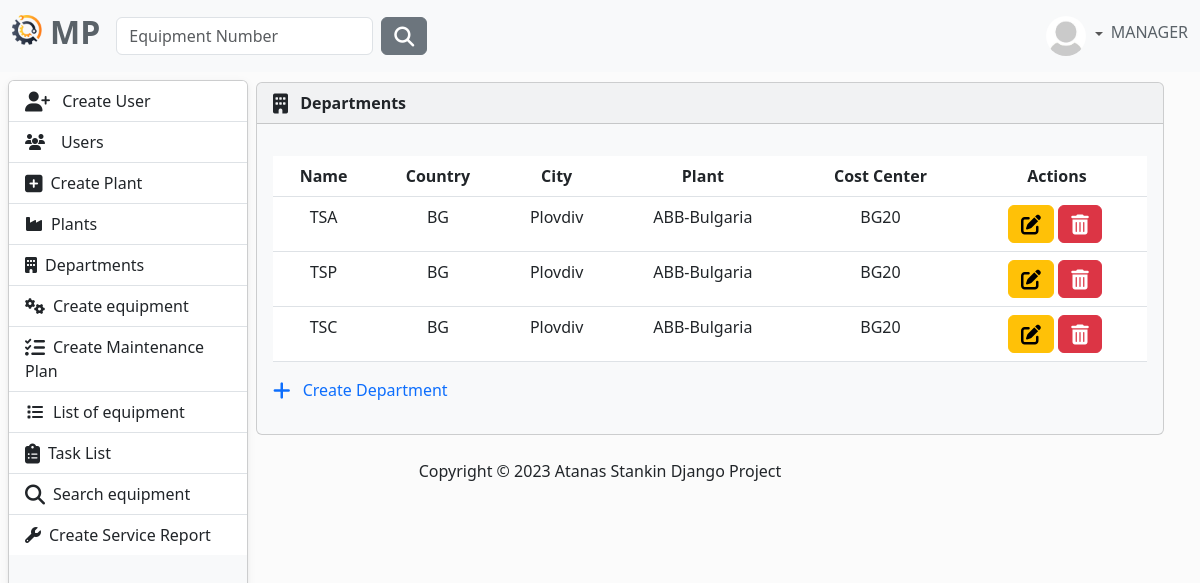
The app's page /plant/department-list/ (signed in) with its own data.
### MaintenancePlanner/accounts/models.py (models this page shows, shortened)
class AppUser(AbstractUser, PermissionsMixin):
    username = models.CharField(
        max_length=30,
        validators=[
            MinLengthValidator(4),
        ],
        unique=True,
    )
    first_name = models.CharField(
        max_length=30,
        validators=[
            MinLengthValidator(2),
            user_name_validator,
        ]
    )
    last_name = models.CharField(
        max_length=30,
        validators=[
            MinLengthValidator(2),
            user_name_validator,
        ]
    )
    email = models.EmailField(unique=True)
    class Role(models.TextChoices):
        MANAGER = "MANAGER", 'Manager'
        SUPERVISOR = "SUPERVISOR", 'Supervisor'
        OPERATOR = "OPERATOR", 'Operator'
    role = models.CharField(max_length=50, choices=Role.choices)

class Profile(models.Model):
    user = models.OneToOneField(AppUser, on_delete=models.CASCADE)
    image = models.ImageField(
        default='images/default.jpg',
        null=True,
        blank=True,
        upload_to='images/'
    )

### MaintenancePlanner/plant/models.py (models this page shows, shortened)
class Department(models.Model):
    name = models.CharField(
        max_length=30,
    )
    plant = models.ForeignKey(
        to=Plant,
        on_delete=models.CASCADE,
    )

class Plant(models.Model):
    name = models.CharField(
        max_length=30,
    )
    country = models.CharField(
        max_length=30,
    )
    city = models.CharField(
        max_length=30,
    )
    address = models.CharField(
        max_length=50,
    )
    cost_center = models.CharField(
        max_length=10,
        verbose_name='Cost Center'
    )
    def __str__(self):
        return f'{self.cost_center}'

### MaintenancePlanner/plant/views.py (the view)
# urls.py: path('department-list/', DepartmentListVie.as_view(), name='department-list'),
class DepartmentListVie(LoginRequiredMixin, AllowedUsersMixin, ListView):
    allowed_roles = ['MANAGER', 'SUPERVISOR']
    template_name = 'department/department-list.html'
    model = Department
    context_object_name = 'departments'

### MaintenancePlanner/accounts/mixins.py (called while the page is built)
    def dispatch(self, request, *args, **kwargs):
        if request.user.role in self.allowed_roles:
            return super().dispatch(request, *args, **kwargs)
        else:
            return redirect('home-page')

### MaintenancePlanner/plant/templates/department/department-list.html (shortened to what this page needs)
{% extends "base.html" %}
{% load plant_tags %}
{% block content %}
    <div class="card bg-light ms-1 me-4 mb-4 mt-0">
        <div class="card-header">
            <i class="fa-solid fa-building fa-lg me-2"></i>
            <strong>Departments</strong>
        </div>
        <div class="card-body">
            <p class="card-text">
                {% if departments %}
                    <div class="table-responsive">
                    <table class="table table-hover">
                        <thead class="text-center">
                        <tr>
                            <th scope="col">Name</th>
                            <th scope="col">Country</th>
                            <th scope="col">City</th>
                            <th scope="col">Plant</th>
                            <th scope="col">Cost Center</th>
                            <th scope="col">Actions</th>
                        </tr>
                        </thead>
                        <tbody class="text-center">
                        {% for department in  departments %}
                            <tr>
                                <td>
                                    {{ department.name }}
                                </td>
                                <td>
                                    {{ department.plant.country }}
                                </td>
                                <td>
                                    {{ department.plant.city }}
                                </td>
                                <td>
                                    {{ department.plant.name }}
                                </td>
                                <td>
                                    {{ department.plant.cost_center }}
                                </td>
                                <td>
                                    <a class="btn btn-warning" href="{% url 'update-department' department.id %}">
                                        <i class="fa-solid fa-pen-to-square fa-lg"></i>
                                    </a>
                                    <button type="button" class="btn btn-danger me-1"
                                            href="{% url 'delete-department' department.id %}"
                                            data-bs-toggle="modal"
                                            data-bs-target="#myModal2{{ department.id }}">
                                        <i class="fa-solid fa-trash-can fa-lg"></i>
                                    </button>
                                </td>
                            </tr>
                        {% endfor %}
                        </tbody>
                    </table>
                {% else %}
                    <div class="row justify-content-center">
                        <div class="col-md-6 text-center">
                            <h5 class="alert alert-primary ms-4 me-4">There is no departments in the record </h5>
                        </div>
                    </div>
                {% endif %}
                {% if request.user.role == 'MANAGER' or request.user.role == 'SUPERVISOR' %}
                    <a class="link-primary text-decoration-none" href="{% url 'create-department' %}">
                        <i class="fa-solid fa-plus fa-lg me-2"></i>
                        Create Department
                    </a>
                {% endif %}
                </div>
            </p>
        </div>
    </div>
{% endblock %}

### templates/partials/navbar.html (shortened to what this page needs)
{% load static %}
<nav class="navbar navbar-expand-lg bg-light fixed-top" data-bs-theme="light">
    <div class="container-fluid">
        <a class="navbar-brand" href="{% url 'home-page' %}">
            <ul class="navbar-nav ms-auto d-flex flex-row">
                <li><img class="logo me-2" src="{% static 'img/logo.png' %}" alt="logo" height="30"></li>
                <li><h2 style="color: #5a6268; font-weight: bold">MP</h2></li>
            </ul>
        </a>
        <div class="collapse navbar-collapse" id="navbarColor01">
            {% if user.is_authenticated %}
                <form class="d-flex" method=POST action="{% url 'search-equipment' %}">
                    <input class="form-control me-sm-2" type="search" placeholder="Equipment Number"
                           name="number">
                    <button class="btn btn-secondary my-2 my-sm-0" type="submit"><i
                            class="fa-solid fa-magnifying-glass fa-lg"></i></button>
                </form>
            {% endif %}
            <ul class="navbar-nav ms-auto d-flex flex-row">
                {% if not request.user.is_authenticated %}
                    <li class="nav-item">
                        <a class="nav-link" href="{% url 'login' %}"><i
                                class="fa-solid fa-right-to-bracket fa-lg me-2"></i>Sig In
                        </a>
                    </li>
                {% else %}
                    <li class="nav-item dropdown d-flex align-items-center">
                        <div class="btn-group dropdown">
                            <a class="nav-link dropdown-toggle" data-bs-toggle="dropdown" href="#" role="button"
                               aria-haspopup="true" aria-expanded="false">
                                {% if user.profile.image %}
                                    <img src="{{ user.profile.image.url }}" class="rounded-circle" height="40"
                                         loading="lazy"/>
                                {% else %}
                                    <img src="{% static 'img/profile-img.png' %}" class="rounded-circle" height="40"
                                         loading="lazy"/>
                                {% endif %}
                            </a>
                        </div>
                        <h6 style="color: #5a6268">{{ request.user.role }}</h6>
                    </li>
                {% endif %}
            </ul>
        </div>
    </div>
</nav>

### static/css/body.css (style rules this page uses)
body { background-color: #fbfbfb; }

### records on screen
AppUser: profile.image (placeholder picture), user.role "MANAGER"
Department: name "TSA", plant.country "BG", plant.city "Plovdiv", plant.name "ABB-Bulgaria", plant.cost_center "BG20"
Department: name "TSP", plant.country "BG", plant.city "Plovdiv", plant.name "ABB-Bulgaria", plant.cost_center "BG20"
Department: name "TSC", plant.country "BG", plant.city "Plovdiv", plant.name "ABB-Bulgaria", plant.cost_center "BG20"
